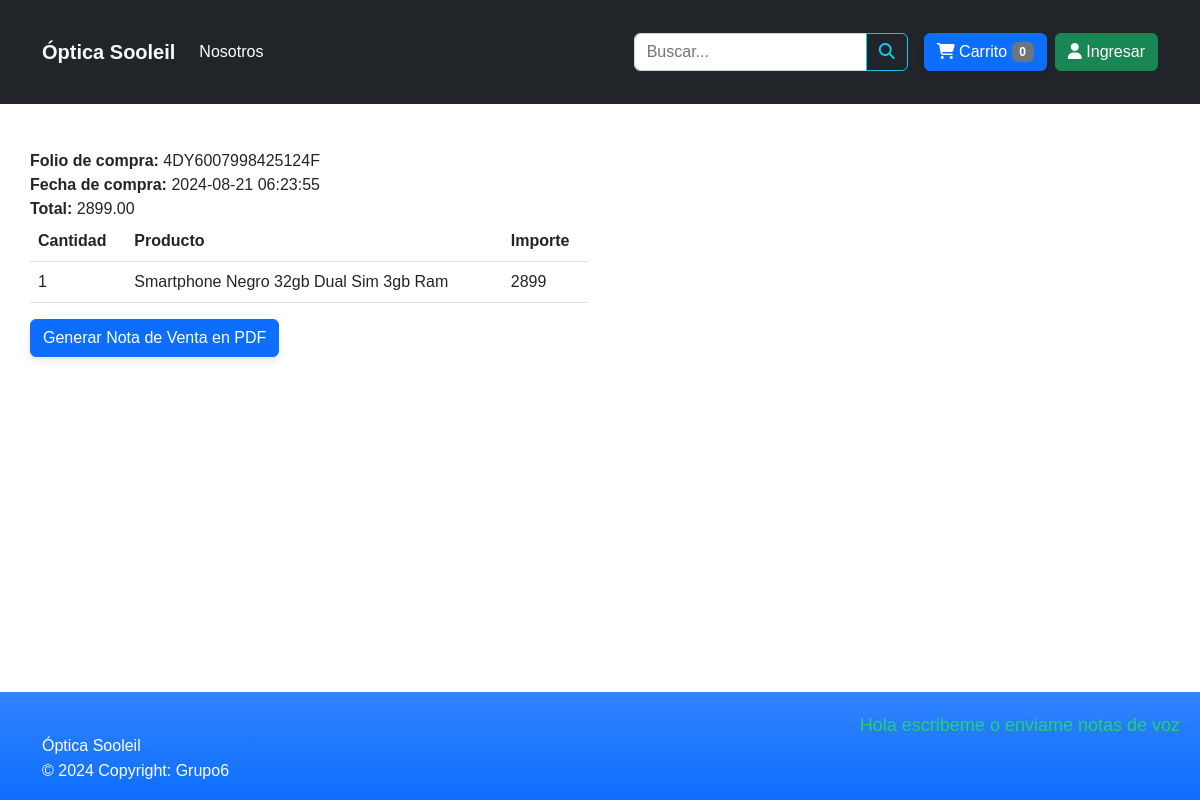
Page /completado.php?key=4DY6007998425124F on the committed database.
### tables this page shows
CREATE TABLE `compra` (
  `id` int(11) NOT NULL,
  `id_transaccion` varchar(20) NOT NULL,
  `fecha` datetime NOT NULL,
  `status` varchar(20) NOT NULL,
  `email` varchar(50) NOT NULL,
  `id_cliente` varchar(20) NOT NULL,
  `total` decimal(10,2) NOT NULL,
  `medio_pago` varchar(10) DEFAULT NULL
);

CREATE TABLE `detalle_compra` (
  `id` int(11) NOT NULL,
  `id_compra` int(11) NOT NULL,
  `id_producto` int(11) NOT NULL,
  `nombre` varchar(200) NOT NULL,
  `precio` decimal(10,2) NOT NULL,
  `cantidad` int(11) NOT NULL
);

### completado.php (the view, shortened to what this page needs)
<?php
$id_transaccion = isset($_GET['key']) ? $_GET['key'] : '';
$error = '';
if ($id_transaccion == '') {
    $error = 'Error al procesar la petición';
} else {
    $db = new Database();
    $con = $db->conectar();
    $sql = $con->prepare("SELECT count(id) FROM compra WHERE id_transaccion=? AND (status=? OR status=?)");
    $sql->execute([$id_transaccion, 'COMPLETED', 'approved']);
    if ($sql->fetchColumn() > 0) {
        $sql = $con->prepare("SELECT id, fecha, email, total FROM compra WHERE id_transaccion=? AND (status=? OR status=?) LIMIT 1");
        $sql->execute([$id_transaccion, 'COMPLETED', 'approved']);
        $row = $sql->fetch(PDO::FETCH_ASSOC);
        $idCompra = $row['id'];
        $sqlDet = $con->prepare("SELECT nombre, precio, cantidad FROM detalle_compra WHERE id_compra=?");
        $sqlDet->execute([$idCompra]);
    } else {
        $error = "Error al comprobar la compra";
    }
}
?>
<!DOCTYPE html>
<html lang="es" class="h-100">
<head>
    <link href="css/estilos.css" rel="stylesheet">
    <link href="<?php echo SITE_URL; ?>css/bootstrap.min.css" rel="stylesheet">
    <link href="css/all.min.css" rel="stylesheet">
</head>
<body class="d-flex flex-column h-100">
    <?php include 'menu.php'; ?>
    <main class="flex-shrink-0">
        <div class="container">
            <?php if (strlen($error) > 0) { ?>
                <div class="row">
                    <div class="col">
                        <h3><?php echo $error; ?></h3>
                    </div>
                </div>
            <?php } else { ?>
                <div class="row">
                    <div class="col">
                        <b>Folio de compra:</b> <?php echo $id_transaccion; ?><br>
                        <b>Fecha de compra:</b> <?php echo $row['fecha']; ?><br>
                        <b>Total:</b> <?php echo $row['total']; ?><br>
                    </div>
                </div>
                <div class="row">
                    <div class="col-md-6 col-sm-12">
                        <table class="table">
                            <thead>
                                <tr>
                                    <th>Cantidad</th>
                                    <th>Producto</th>
                                    <th>Importe</th>
                                </tr>
                            </thead>
                            <tbody>
                                <?php while ($row_det = $sqlDet->fetch(PDO::FETCH_ASSOC)) {
                                    $importe =  $row_det['cantidad'] * $row_det['precio']; ?>
                                    <tr>
                                        <td><?php echo $row_det['cantidad']; ?></td>
                                        <td><?php echo $row_det['nombre']; ?></td>
                                        <td><?php echo $importe; ?></td>
                                    </tr>
                                <?php } ?>
                            </tbody>
                        </table>
                    </div>
                </div>
            <?php } ?>
            <div class="row">
                <div class="col">
                    <form method="POST">
                        <button type="submit" name="generar_pdf" class="btn btn-primary">Generar Nota de Venta en PDF</button>
                    </form>
                </div>
            </div>
        </div>
    </main>
    <?php include 'footer.php'; ?>
</body>
</html>

### css/estilos.css (style rules this page uses)
main > .container { padding: 30px 0; }
body { font-family: "Open Sans", sans-serif; line-height: 1.6; color: #333; }
.btn { border-radius: 50px; padding: 12px 25px; font-size: 1.1rem; font-weight: 600; transition: background-color 0.3s ease, transform 0.3s ease; }
.btn-primary { background-color: #007bff; border: none; color: #fff; }
.container { padding: 20px 15px; }
@media (min-width: 768px) { body { font-size: 16px; } }
@media (min-width: 768px) { .container { padding: 30px; } }
@media (min-width: 1024px) { body { font-size: 18px; } }
@media (min-width: 1024px) { .container { padding: 40px; } }
html { scroll-behavior: smooth; }
.btn { transition: background-color 0.3s ease, transform 0.3s ease, box-shadow 0.3s ease; }
body { font-family: "Open Sans", sans-serif; line-height: 1.7; color: #333; margin: 0; padding: 0; }
.container { padding: 20px; }
.row { display: flex; flex-wrap: wrap; margin: -15px; }
.col { flex: 1; padding: 15px; }
.btn { border-radius: 50px; padding: 12px 30px; font-size: 1.2rem; font-weight: 600; transition: all 0.3s ease; }
.btn-primary { background-color: #007bff; border: none; color: #fff; box-shadow: 0 4px 6px rgba(0, 0, 0, 0.1); }

### footer.php (style rules this page uses)
body { font-family: Arial, sans-serif; }

### rows in the picture
compra: fecha "2024-08-21 06:23:55", total "2899.00"
detalle_compra: cantidad "1", nombre "Smartphone Negro 32gb Dual Sim 3gb Ram", importe "2899"

### other values in the picture
$num_cart "0"
$id_transaccion "4DY6007998425124F"
